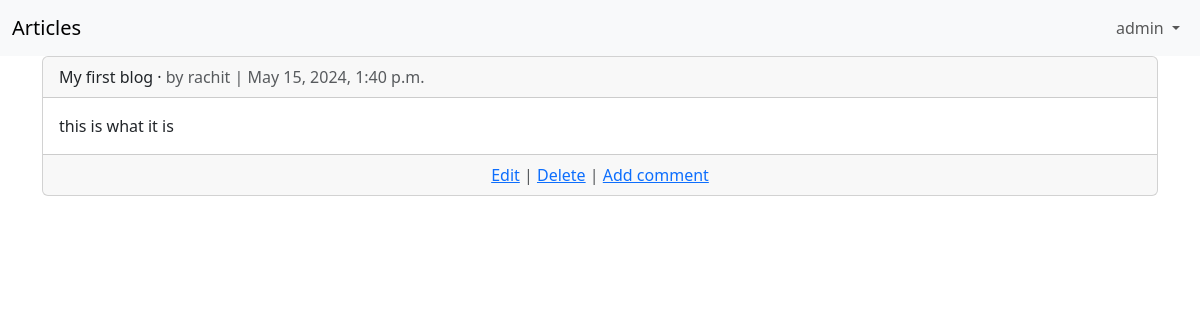
/articles/1/ (signed in), run on the app's committed database.
### users/models.py (models this page shows)
class CustomUser(AbstractUser):
    email = models.EmailField(null=False)
    age = models.PositiveIntegerField(null=True)

### articles/models.py (models this page shows, shortened)
class Article(models.Model):
    title = models.CharField(max_length=255)
    body = models.TextField()
    date = models.DateTimeField(auto_now_add=True)
    author = models.ForeignKey(
        get_user_model(),
        on_delete= models.CASCADE,
    )

### articles/views.py (the view)
# urls.py: path('<int:pk>/', ArticleDetailView.as_view(),name='article_detail'),
class ArticleDetailView(LoginRequiredMixin,DetailView):
    model = Article
    template_name ='article_detail.html'
    success_url = reverse_lazy('article_list')
    login_url = 'login'

### templates/article_detail.html
{% extends 'base.html' %}
{% block content %}
<div class="card">
<div class="card-header">
<span class="font-weight-bold">{{ object.title }}</span> &middot;
<span class="text-muted">by {{ object.author }} |
{{ object.date }}</span>
</div>
<div class="card-body">
{{ object.body }}
</div>
<div class="card-footer text-center text-muted">
    <a href="{% url 'article_edit' article.pk %}">Edit</a> | <a href="{% url 'article_delete' article.pk %}">Delete</a> |
    <a href = "{% url 'article_comment' article.pk %}">Add comment</a>
    </div>
{%endblock%}

### templates/base.html (shortened to what this page needs)
<html>
    <head>
        <link href="https://cdn.jsdelivr.net/npm/bootstrap@5.3.3/dist/css/bootstrap.min.css" rel="stylesheet">
    </head>
    <body>
        <nav class="navbar navbar-expand-lg navbar-light bg-light">
            <div class="container-fluid">
                <a class="navbar-brand" href="#">Articles</a>
                <div class="collapse navbar-collapse" id="navbarSupportedContent">
                    {% if user.is_authenticated %}
                    <ul class="navbar-nav ms-auto mb-2 mb-lg-0">
                        <li class="nav-item dropdown">
                            <a class="nav-link dropdown-toggle" href="#" role="button" data-bs-toggle="dropdown" aria-expanded="false">
                                {{ user.username }}
                            </a>
                        </li>
                    </ul>
                    {% endif %}
                </div>
            </div>
        </nav>
           <div class="container">
            {% block content %}
            {% endblock content %}
            </div>
    </body>
</html>

### data on the page
CustomUser: username "admin"
Article: title "My first blog", author "rachit", date "May 15, 2024, 1:40 p.m.", body "this is what it is"
